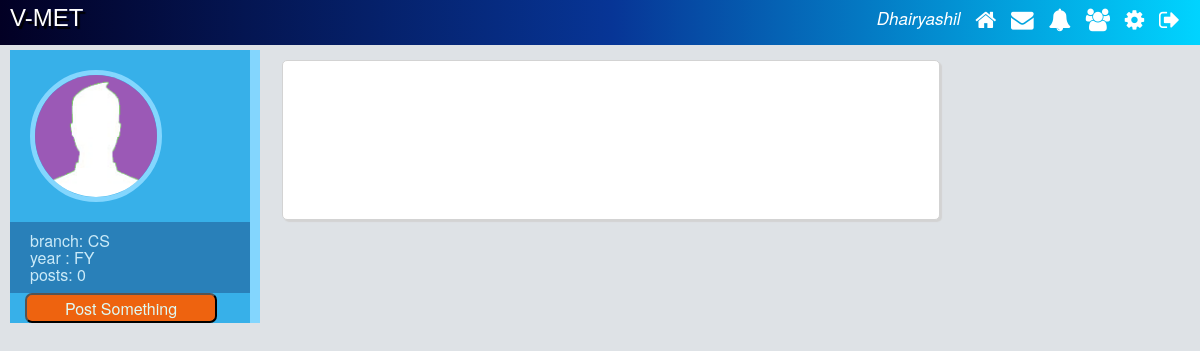
Page /profile.php?profile_username=karan_desai (signed in) on the committed database.
### tables this page shows
CREATE TABLE `users` (
  `id` int(11) NOT NULL,
  `gr_no` int(10) NOT NULL,
  `first_name` varchar(25) NOT NULL,
  `last_name` varchar(25) NOT NULL,
  `username` varchar(50) NOT NULL,
  `gender` varchar(6) NOT NULL,
  `email` varchar(40) NOT NULL,
  `password` varchar(255) NOT NULL,
  `year` varchar(12) NOT NULL,
  `branch` varchar(6) NOT NULL,
  `phone` int(10) NOT NULL,
  `date_of_birth` date NOT NULL,
  `friend_array` text NOT NULL,
  `profile_pic` varchar(255) NOT NULL,
  `no_likes` int(11) NOT NULL,
  `num_posts` int(11) NOT NULL,
  `user_closed` varchar(3) NOT NULL
);

### profile.php (the view, shortened to what this page needs)
<?php
include("includes/header.php");
if(isset($_GET['profile_username']))
{
	$username =$_GET['profile_username'];
	$user_details_query =mysqli_query($con,"SELECT * FROM users where username ='$username'");
	$user_array = mysqli_fetch_array($user_details_query);
}
 ?>
	<div class="profile_left">
		<img src="<?php echo  $user_array['profile_pic']; ?>">
			<div class="profile_info">
				<p> <?php echo "branch: " .$user_array['branch']; ?></p>
				<p> <?php echo "year : " .$user_array['year']; ?></p>
				<p> <?php echo "posts: " .$user_array['num_posts']; ?></p>
			</div>
			<input type="submit" class="deep_blue" data-toggle="modal" data-target="#post_form" value="Post Something">
	</div>
	<div class="main_column column">
	</div>
	</div>
</body>
</html>

### includes/header.php (shortened to what this page needs)
<?php
require 'config/config.php';
if (isset($_SESSION['username'])) {
	$userLoggedIn = $_SESSION['username'];
	$user_details_query = mysqli_query($con, "SELECT * FROM users WHERE username='$userLoggedIn'");
	$user = mysqli_fetch_array($user_details_query);
}
else {
	header("Location: login.php");
}
?>
<!DOCTYPE html>
<head>
	<link rel="stylesheet" href="//maxcdn.bootstrapcdn.com/font-awesome/4.3.0/css/font-awesome.min.css">
	<link rel="stylesheet" type="text/css" href="assets/css/bootstrap.css">
	<link rel="stylesheet" type="text/css" href="assets/css/style.css">
</head>
<body>
	<div class="top_bar">
		<div class="logo">
			<a href="index.php">V-MET</a>
		</div>
		<nav>
			<a href="<?php echo $userLoggedIn; ?>">
				<?php echo $user['first_name']; ?>
			</a>
			<a href="index.php">
				<i class="fa fa-home fa-lg"></i>
			</a>
			<a href="#">
				<i class="fa fa-envelope fa-lg"></i>
			</a>
			<a href="#">
				<i class="fa fa-bell fa-lg"></i>
			</a>
			<a href="#">
				<i class="fa fa-users fa-lg"></i>
			</a>
			<a href="#">
				<i class="fa fa-cog fa-lg"></i>
			</a>
			<a href="includes/handlers/logout.php">
				<i class="fa fa-sign-out fa-lg"></i>
			</a>
		</nav>
	</div>
	<div class="wrapper">

### assets/css/style.css (style rules this page uses)
html,body { font-family: "Work Sans", "Helvetica Neue", "Helvetica", Helvetica, Arial, sans-serif; line-height: 17px; font-weight: 400; background-color: #dee2e6; color: #1F2667; }
.logo a { font-family: 'Bellota-BoldItalic',sans-serif; text-shadow: #000 2.5px 2.5px 1px; margin-left: 10px; font-size: 150%; position: relative; color:#fff; top: 9px; }
.top_bar { width: 100%; min-width: 1050px; height :45px; background: rgb(2,0,36); background: linear-gradient(90deg, rgba(2,0,36,1) 0%, rgba(7,53,150,1) 51%, rgba(0,212,255,1) 100%); margin: 0 0 10px 0; display: inline-flex; position: fixed; z-index:10; }
nav { float: right; right: 5px; position: absolute; margin: 10px; }
nav a { font-style: italic; position: relative; color: #fff; text-decoration: none; font-size: 17px; margin: 5px; }
.wrapper { margin: 0 auto; top:50px; position: relative; padding: 0 10px; width: 75%; min-width: 950px; }
.column { background-color:#fff; padding: 10px; border: 1px solid #D3D3D3; border-radius: 5px; box-shadow: 2px 2px 1px #D3D3D3; z-index: -1; margin-top: 10px; }
.main_column { float: right; width:70%; min-height: 160px; z-index: -1; }
a { color: #1e8bff; text-decoration: none; }
.profile_left { top: -10px; width: 17%; max-width: 240px; min-width: 130px; height: 100%; float: left; position: relative; background-color: #37B0E9; border-right: 10px solid #83D6FE; color: #CBEAF8; margin-right: 20px; }
.profile_left img { min-width: 80px; width: 55%; margin: 20px; border: 5px solid #83D6FE; border-radius: 100px; }
.profile_info { display: list-item; background-color: #2980b9; width: 100%; padding: 10px 0 10px 0; }
.profile_info p { margin: 0 0 0 20px; word-wrap: break-word; }
.deep_blue { height: 30px; width: 80%; margin-left: 15px; border-radius: 7px; color: #defaf5; background-color: #ee630f; }
.main_column { float: right; width: 70%; min-height: 160px; z-index: -1; background-color: #fff; }
.profile_left { margin: 10px; float: left; width: 75%; max-width: 250px; }

### profile.php (style rules this page uses)
.wrapper { margin-left: 0px; padding-left: 0px; }

### rows in the picture
users: first_name "Dhairyashil"
users: profile_pic (picture), branch "CS", year "FY", num_posts "0"
